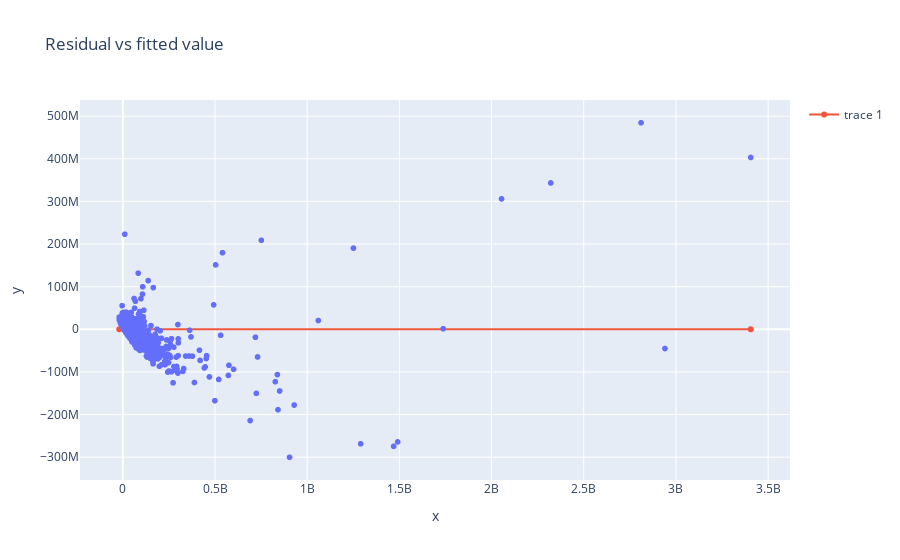
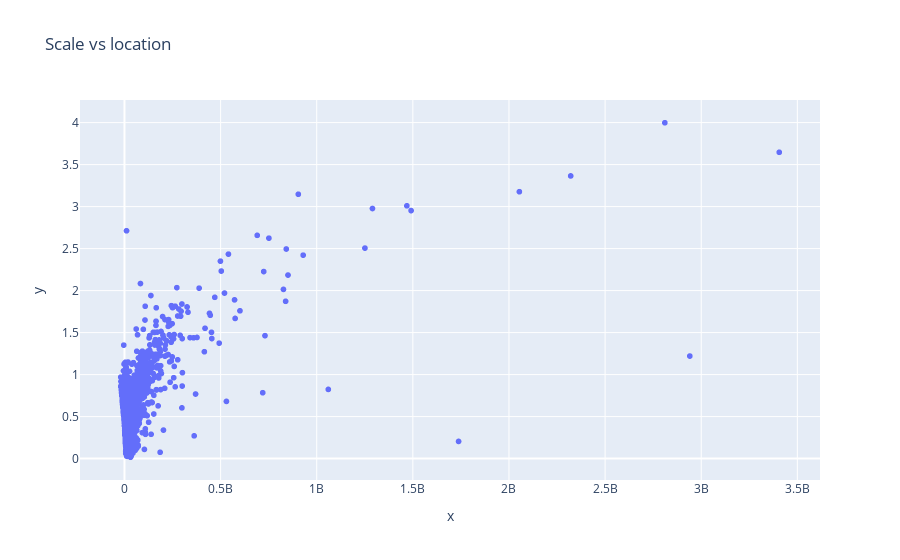
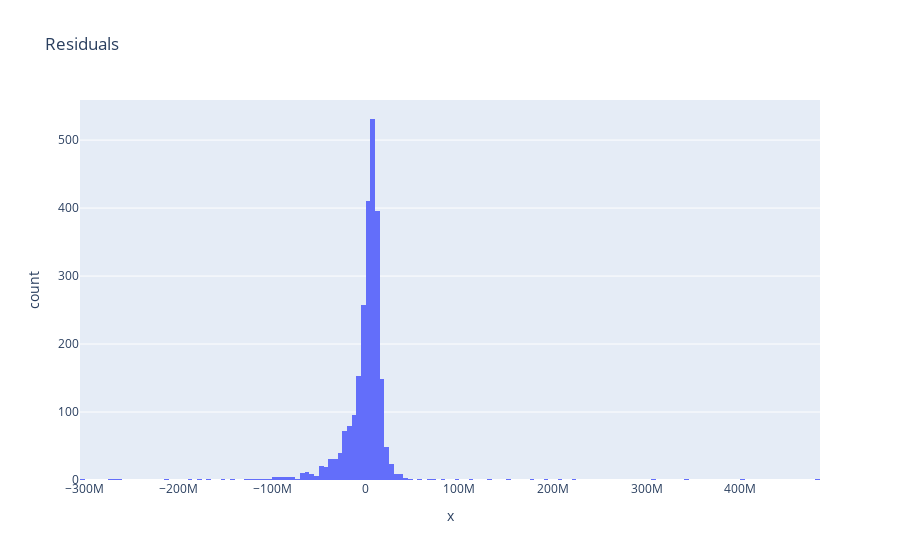

Notebook code for these charts, in order:
### Markdown cell above
Let's go back to the case without intercept and let's remove the data point with index 1293 (Warsaw):

### Code cell
## Get the data and the dummy variables:
data = pd.merge(income[['Code', '2020', 'Voivodeship']], population[['Code', '2020']], on='Code', suffixes=['income', 'population'])
data.dropna(inplace=True)
# Remove Warsaw
data = data.drop(index=1293)
data = pd.get_dummies(data, columns=['Voivodeship'])
Y = data['2020income']

## Fit a model that encodes each voivodeship with a dummy variable:
X = data.iloc[:, 2:]
model = sm.OLS(Y, X)
results = model.fit()
print(results.summary())

# Results of RESET test
print(sm.stats.diagnostic.linear_reset(results, power=3, test_type='fitted'))
# p-value = 0.0 -- we reject the null hypothesis -- the functional form is incorrect

## Get the fitted values:
fitted_values_summary = results.get_prediction().summary_frame()
fitted_values = fitted_values_summary['mean']
## Compute the residuals:
residuals = Y - fitted_values

## The average prediction error can be estimated by RMSE
## (it's an estimation on training data, so it's biased)
print('RMSE of the model:', np.sqrt(np.mean(residuals**2)))
## Standardize the residuals & compute the square root:
residuals_standardized = (residuals - residuals.mean())/residuals.std()
residuals_sqroot = np.sqrt(np.abs(residuals_standardized))
## Diagnostic plots:
px.scatter(x=fitted_values, y=residuals,
           title='Residual vs fitted value').add_scatter(x=[min(fitted_values),
                                                            max(fitted_values)],
                                                         y=[0,0]).show()
px.scatter(x=fitted_values, y=residuals_sqroot, title='Scale vs location').show()
px.histogram(x=residuals, title='Residuals').show()
sm.graphics.influence_plot(results, criterion="cooks").show()

### Figure 1 — Plotly figure (JSON) as saved in the notebook; plotly's stock layout.template omitted (floating-point values rounded to 4 significant figures; data arrays with more than 128 entries replaced by an {"elided": "..."} marker saying what was removed)
{"data": [{"hovertemplate": "x=%{x}<br>y=%{y}<extra></extra>", "legendgroup": "", "marker": {"color": "#636efa", "symbol": "circle"}, "mode": "markers", "name": "", "showlegend": false, "type": "scattergl", "x": {"elided": "2476 float values"}, "xaxis": "x", "y": {"elided": "2476 float values"}, "yaxis": "y"}, {"type": "scatter", "x": [-19410000.0, 3406000000.0], "y": [0, 0]}], "layout": {"legend": {"tracegroupgap": 0}, "title": {"text": "Residual vs fitted value"}, "xaxis": {"anchor": "y", "domain": [0, 1], "title": {"text": "x"}}, "yaxis": {"anchor": "x", "domain": [0, 1], "title": {"text": "y"}}}}

### Figure 2 — Plotly figure (JSON) as saved in the notebook; plotly's stock layout.template omitted (floating-point values rounded to 4 significant figures; data arrays with more than 128 entries replaced by an {"elided": "..."} marker saying what was removed)
{"data": [{"hovertemplate": "x=%{x}<br>y=%{y}<extra></extra>", "legendgroup": "", "marker": {"color": "#636efa", "symbol": "circle"}, "mode": "markers", "name": "", "showlegend": false, "type": "scattergl", "x": {"elided": "2476 float values"}, "xaxis": "x", "y": {"elided": "2476 float values"}, "yaxis": "y"}], "layout": {"legend": {"tracegroupgap": 0}, "title": {"text": "Scale vs location"}, "xaxis": {"anchor": "y", "domain": [0, 1], "title": {"text": "x"}}, "yaxis": {"anchor": "x", "domain": [0, 1], "title": {"text": "y"}}}}

### Figure 3 — Plotly figure (JSON) as saved in the notebook; plotly's stock layout.template omitted (floating-point values rounded to 4 significant figures; data arrays with more than 128 entries replaced by an {"elided": "..."} marker saying what was removed)
{"data": [{"alignmentgroup": "True", "bingroup": "x", "hovertemplate": "x=%{x}<br>count=%{y}<extra></extra>", "legendgroup": "", "marker": {"color": "#636efa", "pattern": {"shape": ""}}, "name": "", "offsetgroup": "", "orientation": "v", "showlegend": false, "type": "histogram", "x": {"elided": "2476 float values"}, "xaxis": "x", "yaxis": "y"}], "layout": {"barmode": "relative", "legend": {"tracegroupgap": 0}, "title": {"text": "Residuals"}, "xaxis": {"anchor": "y", "domain": [0, 1], "title": {"text": "x"}}, "yaxis": {"anchor": "x", "domain": [0, 1], "title": {"text": "count"}}}}
